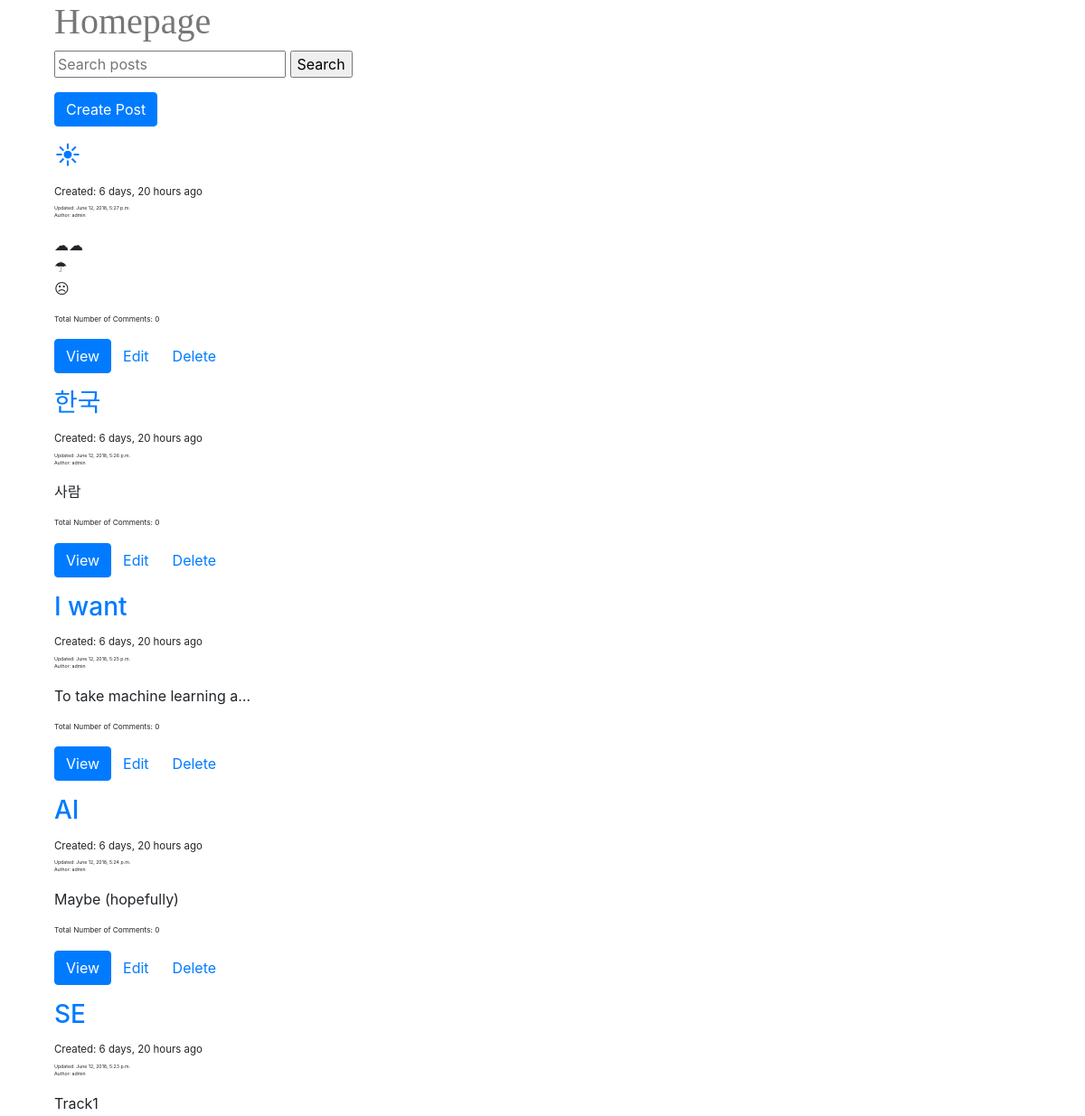
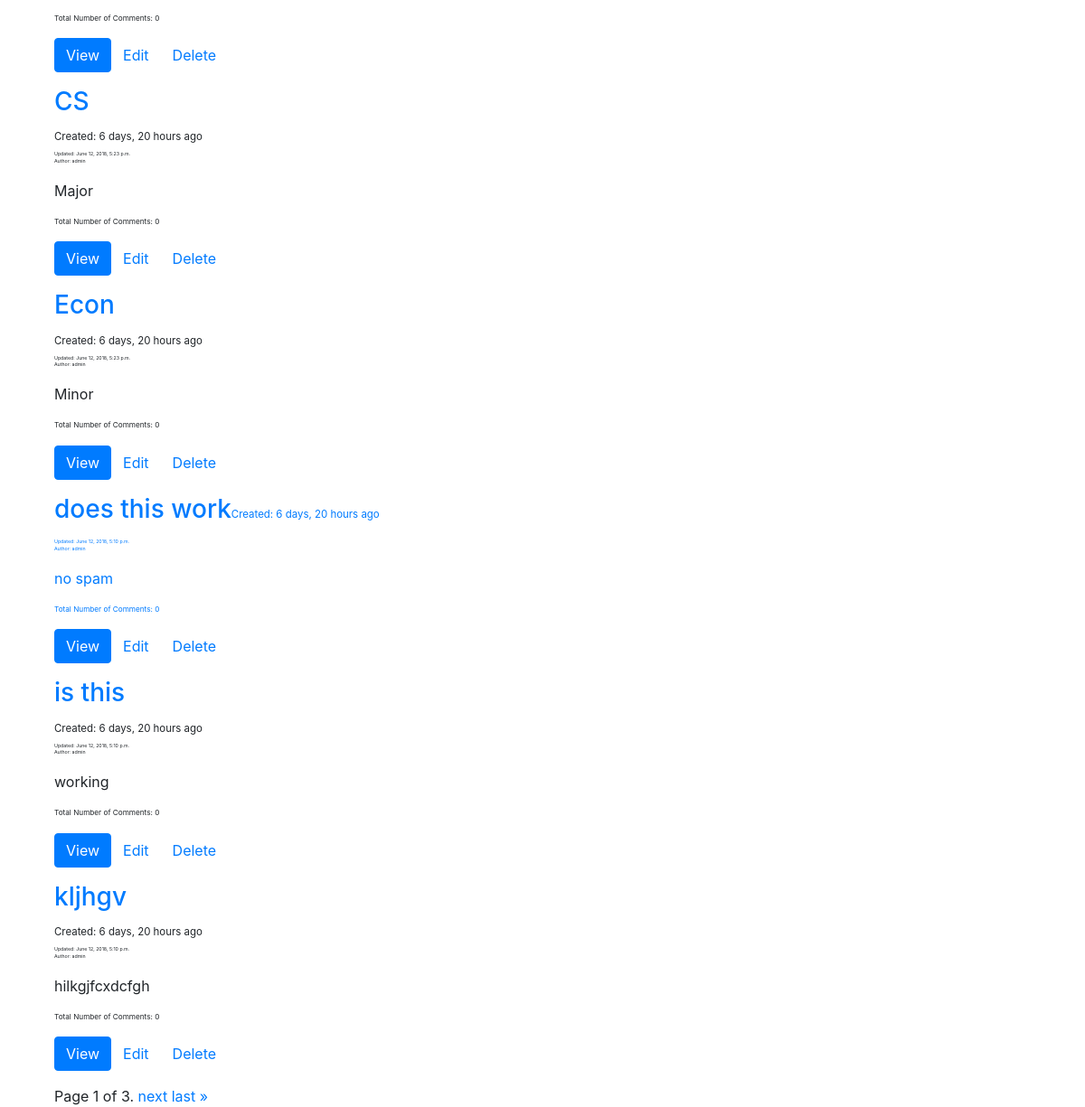
The page /posts/ on the database as committed earlier (2 pictures, top to bottom).
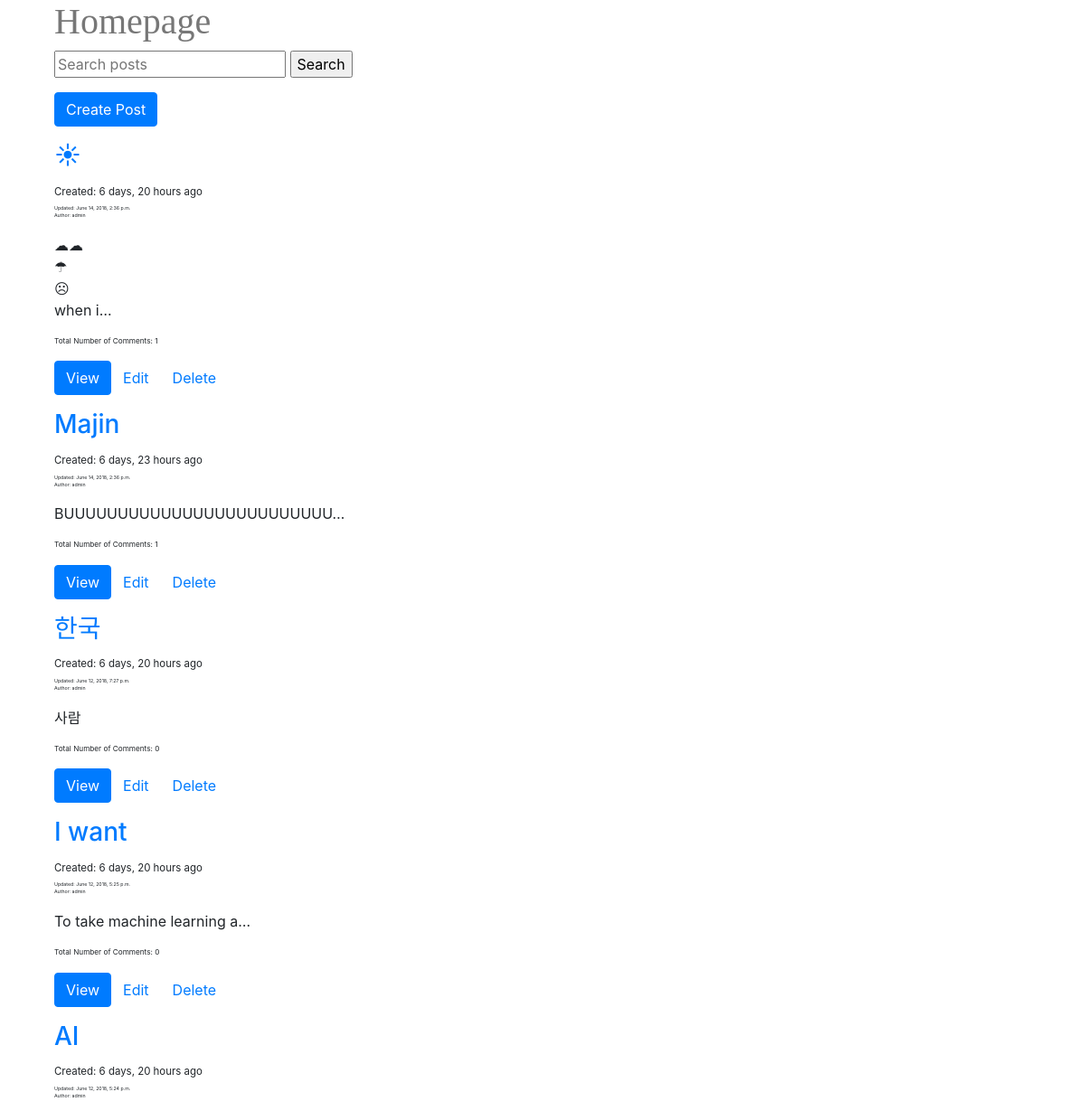
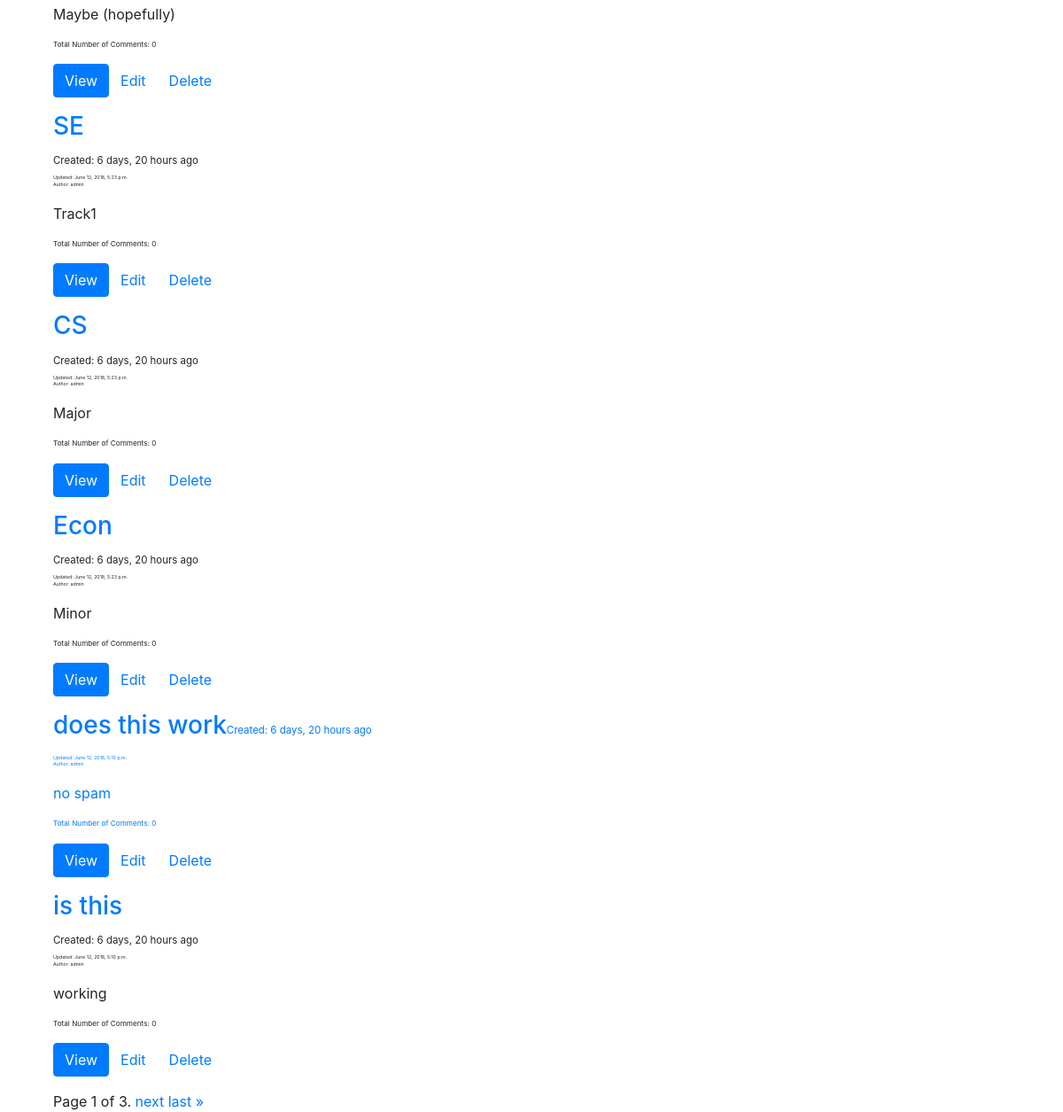
The same page on the database as committed later (2 pictures, top to bottom).
### posts/models.py (models this page shows, shortened)
class Post(models.Model):
	user = models.ForeignKey(settings.AUTH_USER_MODEL, default=1,on_delete=models.CASCADE)
	title = models.CharField(max_length=120)
	content = models.TextField()
	timestamp = models.DateTimeField(auto_now=False, auto_now_add=True)
	updated = models.DateTimeField(auto_now=True, auto_now_add=False)
	image = models.ImageField(upload_to=upload_location,
			null=True,
			blank = True,
			width_field="width_field",
			height_field="height_field")
	height_field = models.IntegerField(default=0)
	width_field=models.IntegerField(default=0)
	def get_absolute_url(self):
		return reverse("detail", kwargs={"id":self.id})
	class Meta:
		ordering = ["-updated","-timestamp"]

### posts/views.py (the view)
# urls.py: path(r'', post_list, name='list'),
def post_list(request): #list items
	queryset_list= Post.objects.all()
	paginator = Paginator(queryset_list, 10) # Show 10 contacts per page
	query= request.GET.get('q')
	if query:
		 queryset_list=queryset_list.filter(title__icontains=query)
	page = request.GET.get('page')
	queryset = paginator.get_page(page)
	context ={
			"object_list" : queryset,
			"title": "List"
		}
	return render(request, "post_list.html",context)

### templates/post_list.html (shortened to what this page needs)
{% extends "base.html" %}
{%block content%}
<div class='col-sm-8 col-sm-offset-2'>
<h1> Homepage</h1>
<form method = 'GET' action="">
    <input type="text" name = "q" placeholder="Search posts"/>
    <input type="submit" value="Search"/>
</form>
    <div>
    <p><a href="/posts/create" class="btn btn-primary" role="button">Create Post</a></p>
</div>
{%for obj in object_list%}
<div class='row'>
    <div class='col-sm-12'>
        <div class='thumbnail'>
             <div class='caption'>
                <h3> <a href='{{obj.get_absolute_url}}'>{{obj.title|linebreaks|truncatechars:20}} </a><small><small><small><small>Created: {{obj.timestamp|timesince}} ago</small></small></small></small></h3>
                <small><small><small><small><small>Updated: {{obj.updated}}<p> Author: {{obj.user}} </p></small></small></small></small></small></small>
                <p>{{obj.content|linebreaks|truncatechars:30}}</p>
                <small><small><small><p> Total Number of Comments: {{obj.comments.count}}</p></small></small></small>
                <p><a href="{{obj.get_absolute_url}}" class="btn btn-primary" role="button">View</a><a href="{{obj.get_absolute_url}}edit/" class ="btn btn-default" role="button">Edit</a><a href="{{obj.get_absolute_url}}delete/" class ="btn btn-default" role="button">Delete</a></p>
                </div>
        </div>
    </div>
</div>
{%endfor%}
<div class="pagination">
    <span class="step-links">
        <span class="current">
            Page {{ object_list.number }} of {{ object_list.paginator.num_pages }}.
        </span>
        {% if object_list.has_next %}
            <a href="?page={{ object_list.next_page_number }}">next</a>
            <a href="?page={{ object_list.paginator.num_pages }}">last &raquo;</a>
        {% endif %}
    </span>
</div>
</div>
{%endblock content%}

Rows that differ between the two databases and show on the page:
no longer on this page (row unchanged): Post: title "kljhgv", timestamp "6 days, 20 hours", updated "June 12, 2018, 5:10 p.m.", user "admin", content "hilkgjfcxdcfgh", comments.count "0"
changed Post: updated "June 12, 2018, 5:27 p.m." → "June 14, 2018, 2:36 p.m."; content "☁︎☁︎ ☂︎ ☹︎" → "☁︎☁︎ ☂︎ ☹︎ when i…"; comments.count "0" → "1"
now on this page (row edited): Post: title "Majin", timestamp "6 days, 23 hours", updated "June 14, 2018, 2:36 p.m.", user "admin", content "BUUUUUUUUUUUUUUUUUUUUUUUUU…", comments.count "1"
changed Post "한국": updated "June 12, 2018, 5:26 p.m." → "June 12, 2018, 7:27 p.m."
